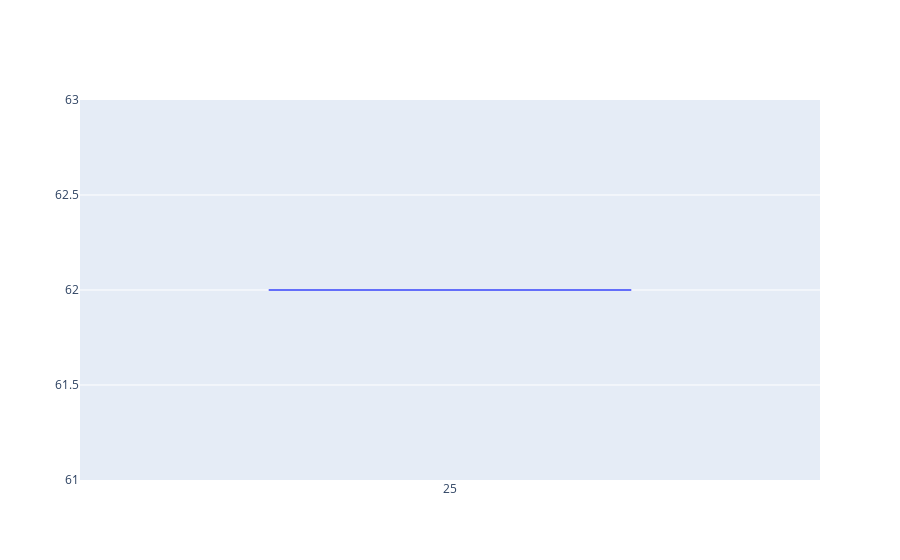

Source (notebook cell):
### Code cell
fig = go.Figure()

for group, values in dict_tresh.items():
    fig.add_trace(go.Box(y=values, name=group))

fig.show()

### Figure 1 — Plotly figure (JSON) as saved in the notebook; plotly's stock layout.template omitted (floating-point values rounded to 4 significant figures)
{"data": [{"name": "25", "type": "box", "y": [62, 62, 62, 62, 62, 62, 62, 62, 62, 62, 62, 62, 62, 62, 62, 62, 62, 62, 62, 62, 62, 62, 62, 62, 62, 62, 62, 62, 62, 62, 62, 62, 62, 62, 62, 62, 62, 62, 62, 62, 62, 62, 62, 62, 62, 62, 62, 62, 62, 62, 62, 62, 62, 62, 62, 62, 62, 62, 62, 62, 62, 62, 62, 62, 62, 62, 62, 62, 62, 62, 62, 62, 62, 62, 62, 62, 62, 62, 62, 62, 62, 62, 62, 62, 62, 62, 62, 62, 62, 62, 62, 62, 62, 62, 62, 62, 62, 62, 62, 62]}], "layout": {}}
